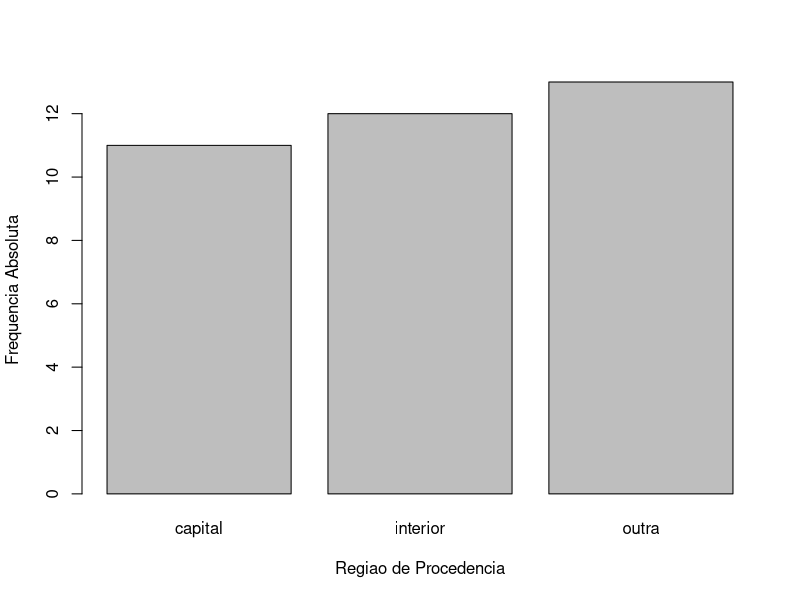
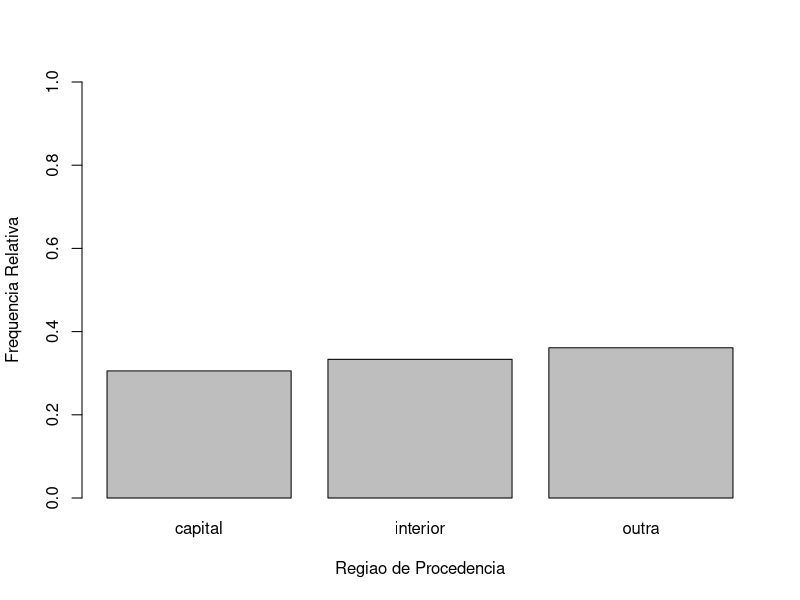
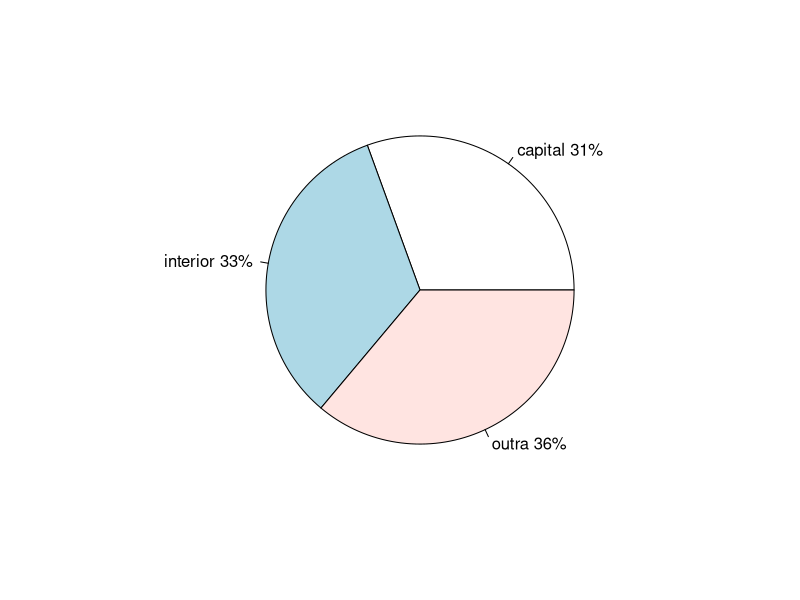
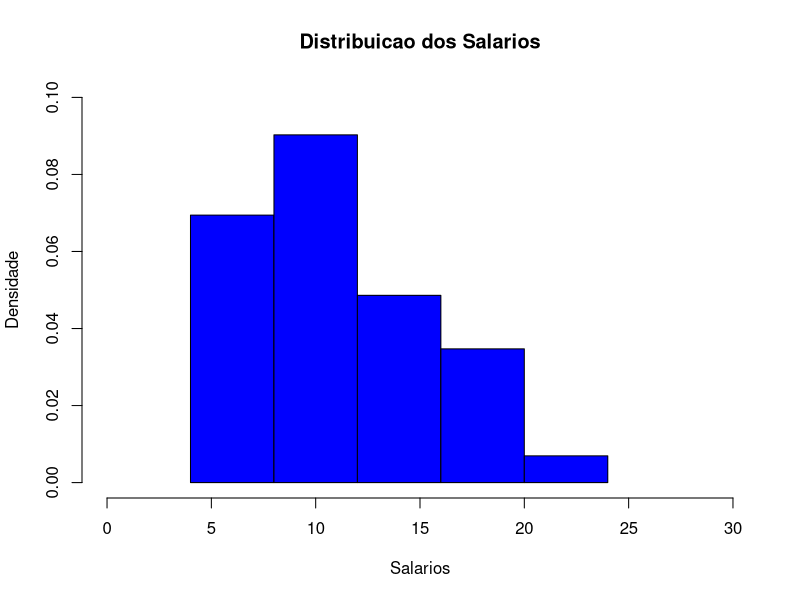
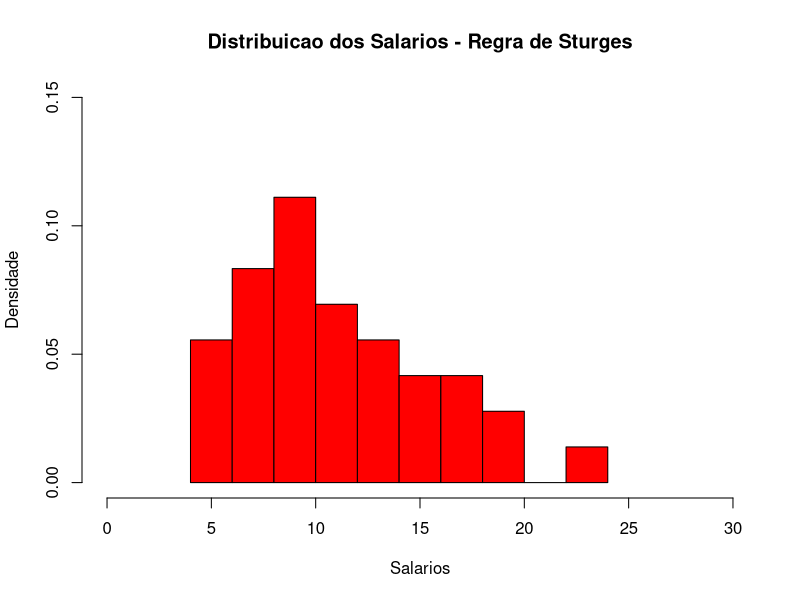

Write R code to recreate these figures, in order.
## ---- chunk 1
#Apagar todos os objetos da memoria
rm(list=ls())
## ---- chunk 2
#Ler os dados
tab21 = read.table("tabela2.1.txt", sep=";", dec=",", header = TRUE)

#Classe do objeto
class(tab21)

#Nomes das colunas do objeto
names(tab21)

#Verificar o tipo de variável de cada coluna do data.frame
str(tab21)

#Imprimir as primeiras linhas do data.frame
head(tab21)

#Tabela de Frequencia Absoluta
tabFAbs = table(tab21$reg_procedencia)

tabFAbs

#Tabela de Frequencia Relativa
tabFRel = prop.table(tabFAbs)

tabFRel
## ---- chunk 3
#Grafico de barras - Frequencia Absoluta
barplot(tabFAbs, xlab = "Regiao de Procedencia", ylab = "Frequencia Absoluta")

#Graficos de barras - Frequencia Relativa
barplot(tabFRel, xlab = "Regiao de Procedencia", ylab = "Frequencia Relativa", ylim=c(0,1))
## ---- chunk 4
#Rotulo com as porcentagens

names(tabFAbs)

100*round(tabFRel,2)


lab = paste(names(tabFAbs)," ",100*round(tabFRel,2), "%",sep="")

lab

#Grafico de pizza
pie(tabFAbs,labels = lab)

## ---- chunk 5
#Histogramas - Estatistica Basica Morettin & Bussab

hist(tab21$salario,breaks=seq(4,24,by=4), prob=TRUE, xlab="Salarios",
     ylab = "Densidade", col="blue", ylim=c(0,0.1), xlim=c(0,30),
     main="Distribuicao dos Salarios")
#Faz um histograma para os dados de salario, que o eixo das abcissas 
#inicia no ponto 4 e termina no 24 com intervalos de classe de 4 unidades.
#O limite inferior do eixo das ordenadas eh zero e o limite superior eh
#0.1
#O limite inferior do eixo das abscissas eh zero e o limite superior eh
#30

#Histograma com a regra de Sturges

hist(tab21$salario,breaks= nclass.Sturges(tab21$salario), prob=TRUE, xlab="Salarios", ylab = "Densidade", col="red", ylim=c(0,0.15), xlim=c(0,30),
     main="Distribuicao dos Salarios - Regra de Sturges")

